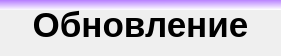
<?xml version="1.0" encoding="UTF-8"?>
<ui version="4.0">
 <class>InvL</class>
 <widget class="QMainWindow" name="InvL">
  <property name="geometry">
   <rect>
    <x>0</x>
    <y>0</y>
    <width>281</width>
    <height>56</height>
   </rect>
  </property>
  <property name="windowTitle">
   <string>InvL</string>
  </property>
  <widget class="QWidget" name="centralwidget">
   <widget class="QLabel" name="label">
    <property name="geometry">
     <rect>
      <x>0</x>
      <y>0</y>
      <width>281</width>
      <height>51</height>
     </rect>
    </property>
    <property name="styleSheet">
     <string notr="true">font-size:26pt; 
font-weight:600;</string>
    </property>
    <property name="text">
     <string>&lt;html&gt;&lt;head/&gt;&lt;body&gt;&lt;p&gt;&lt;span style=&quot; font-size:26pt; font-weight:600;&quot;&gt;Обновление&lt;/span&gt;&lt;/p&gt;&lt;/body&gt;&lt;/html&gt;</string>
    </property>
    <property name="alignment">
     <set>Qt::AlignCenter</set>
    </property>
   </widget>
   <widget class="QLabel" name="label_2">
    <property name="geometry">
     <rect>
      <x>-20</x>
      <y>-10</y>
      <width>331</width>
      <height>20</height>
     </rect>
    </property>
    <property name="styleSheet">
     <string notr="true">background-color:qlineargradient(spread:pad, x1:0.477273, y1:0, x2:0.516909, y2:1, stop:0 rgba(111, 0, 255, 255), stop:1 rgba(255, 255, 255, 255));</string>
    </property>
    <property name="text">
     <string/>
    </property>
   </widget>
  </widget>
 </widget>
 <resources/>
 <connections/>
</ui>
